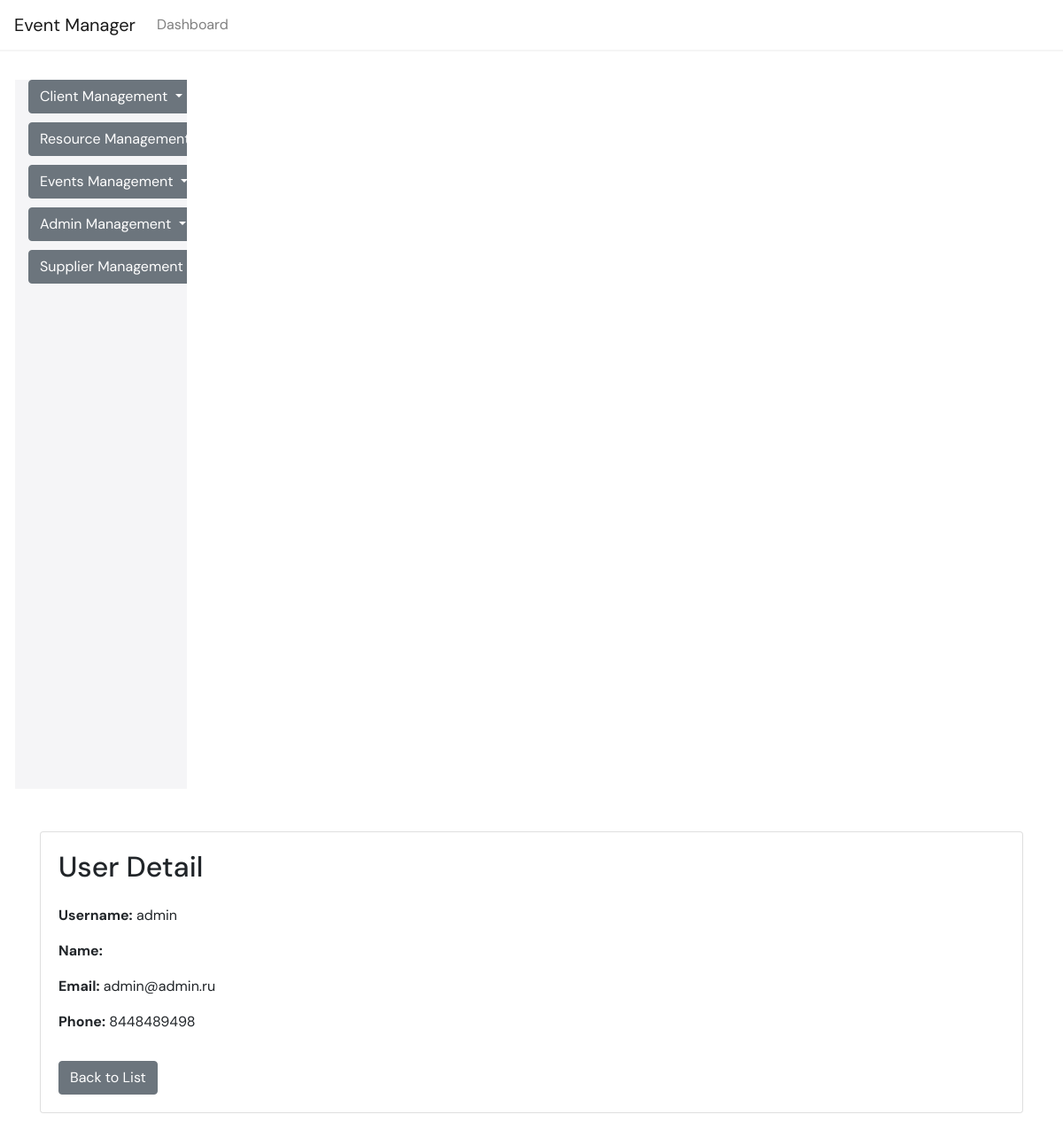
The app's page /accounts/users/1/ with its own data.
### accounts/models.py (models this page shows)
class CustomUser(AbstractUser):
    phone = models.CharField(max_length=20, blank=True, null=True)

### accounts/views.py (the view)
# urls.py: path('users/<int:pk>/', UserDetailView.as_view(), name='user_detail'),
class UserDetailView(DetailView):
    model = CustomUser
    template_name = 'admin/user_detail.html'
    context_object_name = 'user'

### event_manager/context_processors.py (called while the page is built)
def add_event_list_to_context(request):
    return {
        'events': Event.objects.all()
    }

### event_manager/templates/admin/user_detail.html (shortened to what this page needs)
{% extends 'base.html' %}
{% block content %}
<div class="container mt-5">
    <div class="user-detail-card card">
        <div class="card-body">
            <h2 class="card-title mb-4">User Detail</h2>
            <p class="card-text"><strong>Username:</strong> {{ user.username }}</p>
            <p class="card-text"><strong>Name:</strong> {{ user.get_full_name }}</p>
            <p class="card-text"><strong>Email:</strong> {{ user.email }}</p>
            <p class="card-text"><strong>Phone:</strong> {{ user.phone }}</p>
            <a href="{% url 'accounts:user_list' %}" class="btn btn-secondary mt-3">Back to List</a>
        </div>
    </div>
</div>
{% endblock %}

### event_manager/templates/base.html (style rules this page uses)
body, h1, h2, h3, h4, h5, h6, .navbar-brand, .nav-link { font-family: 'DM Sans', sans-serif; }
:root { --primary-color: #3772FF; --secondary-color: #F5F5F7; --dark-color: #333333; --light-color: #F5F5F5; --success-color: #34A853; --warning-color: #FBBC05; --error-color: #EA4335; --white: #FFFFFF; --black: #000000; }

### records on screen
CustomUser: username "admin", email "admin@admin.ru", phone "8448489498"
